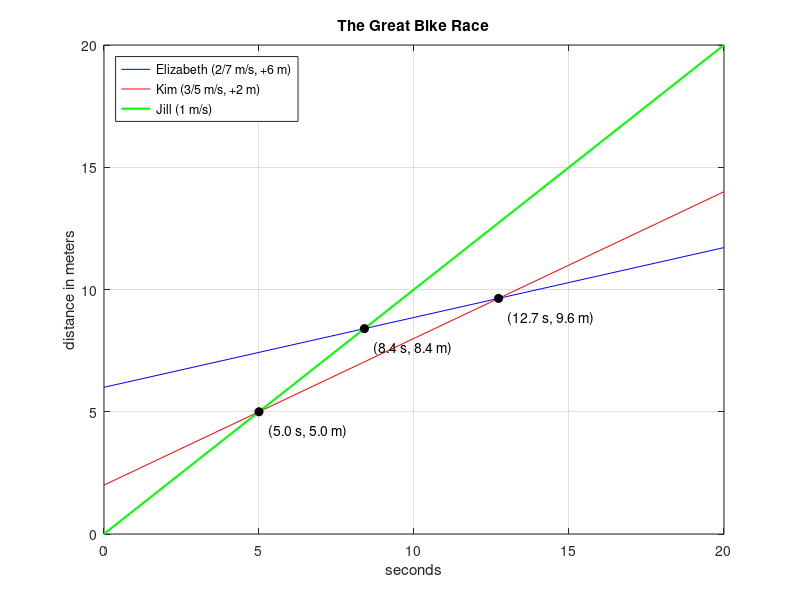

MATLAB code for this plot:
%% ho_week10.m  --  MATLAB code collected from the lab notebook sections:
%   - HO — Week 10
% Prompts (>>) and printed results are removed. Lines starting with %| are file contents
% (functions / classes): save them as separate files with the name shown in the notebook.

%% ===== HO — Week 10 =====

clear all
x = 0:0.5:30;                  % hours after the B737 leaves LAX (LAX time)

jet = 500*x;                   % B737 Max 8: distance from LAX, 500 mph west
fighter = 600*x - (2500 + 0.5*600);   % fighter: 600 mph, 2500 mi away, leaves 0.5 h later

% intercept: 500x = 600x - 2800
xi = 2800/100                  % hours
di = 500*xi                    % miles from LAX

plot(x, jet, 'b-', x, fighter, 'r-', 'LineWidth', 1.5)
hold on
plot(xi, di, 'ko', 'MarkerFaceColor', 'k')
text(xi-9, di+600, sprintf('Intercept: %.0f h, %.0f mi', xi, di))
hold off
title('B737 Max 8 and Fighter Jet Intercept')
xlabel('time, hours (LAX time)'); ylabel('distance from LAX, miles')
legend('B737 Max 8: y = 500x', 'Fighter jet: z = 600x - 2800', 'Location', 'northwest')
grid on

clear all
x = 0:20;                      % time, seconds

y = 2/7*x + 6;                 % Elizabeth: 2 m in 7 s, 6 m head start
z = 3/5*x + 2;                 % Kim: 3 m in 5 s, 2 m head start
w = 1*x;                       % Jill: 1 m in 1 s, starts on time

% crossing points: m1*x + b1 = m2*x + b2  ->  x = (b2-b1)/(m1-m2)
m = [2/7 3/5 1];  b = [6 2 0];
xEK = (b(2)-b(1))/(m(1)-m(2));   yEK = m(1)*xEK + b(1);   % Elizabeth and Kim
xEJ = (b(3)-b(1))/(m(1)-m(3));   yEJ = m(1)*xEJ + b(1);   % Elizabeth and Jill
xKJ = (b(3)-b(2))/(m(2)-m(3));   yKJ = m(2)*xKJ + b(2);   % Kim and Jill

fprintf('Kim passes Elizabeth at t = %.2f s, d = %.2f m\n', xEK, yEK)
fprintf('Jill passes Elizabeth at t = %.2f s, d = %.2f m\n', xEJ, yEJ)
fprintf('Jill passes Kim at t = %.2f s, d = %.2f m\n', xKJ, yKJ)

plot(x,y,'b-', x,z,'r-', x,w,'g-', 'LineWidth', 1.5)
hold on
plot([xEK xEJ xKJ], [yEK yEJ yKJ], 'ko', 'MarkerFaceColor', 'k')
text(xEK+0.3, yEK-0.8, sprintf('(%.1f s, %.1f m)', xEK, yEK))
text(xEJ+0.3, yEJ-0.8, sprintf('(%.1f s, %.1f m)', xEJ, yEJ))
text(xKJ+0.3, yKJ-0.8, sprintf('(%.1f s, %.1f m)', xKJ, yKJ))
hold off
title('The Great Bike Race')
xlabel('seconds'); ylabel('distance in meters')
legend('Elizabeth (2/7 m/s, +6 m)', 'Kim (3/5 m/s, +2 m)', 'Jill (1 m/s)', 'Location', 'northwest')
grid on
